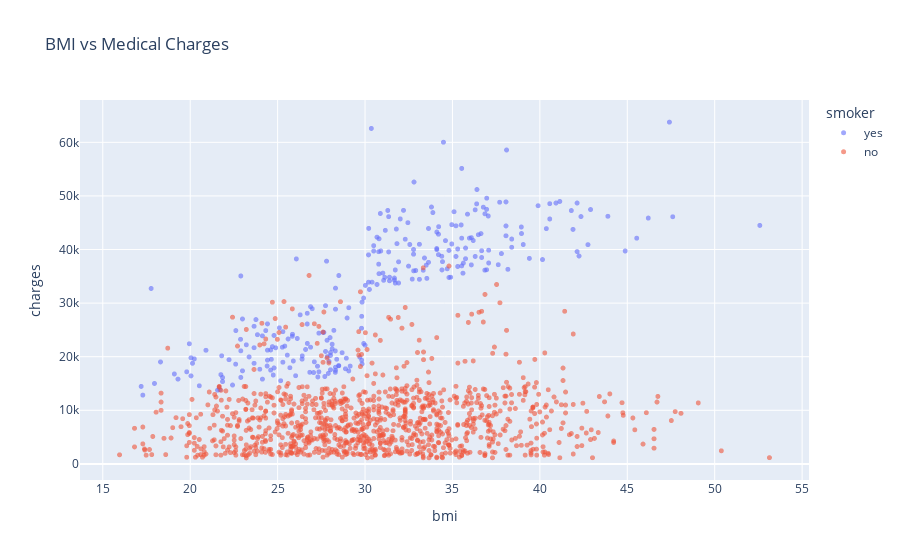

Source (notebook cell):
### Code cell
fig = px.scatter(medical_df,
                 x='bmi',
                 y='charges',
                 color='smoker',
                 opacity=0.6,
                 hover_data=['sex'],
                 title='BMI vs Medical Charges')
fig.update_traces(marker_size=5)
fig.show()

### Figure 1 — Plotly figure (JSON) as saved in the notebook; plotly's stock layout.template omitted (floating-point values rounded to 4 significant figures; data arrays with more than 128 entries replaced by an {"elided": "..."} marker saying what was removed)
{"data": [{"customdata": {"elided": "274x1 str values"}, "hovertemplate": "smoker=yes<br>bmi=%{x}<br>charges=%{y}<br>sex=%{customdata[0]}<extra></extra>", "legendgroup": "yes", "marker": {"color": "#636efa", "opacity": 0.6, "size": 5, "symbol": "circle"}, "mode": "markers", "name": "yes", "showlegend": true, "type": "scattergl", "x": {"elided": "274 float values"}, "xaxis": "x", "y": {"elided": "274 float values"}, "yaxis": "y"}, {"customdata": {"elided": "1064x1 str values"}, "hovertemplate": "smoker=no<br>bmi=%{x}<br>charges=%{y}<br>sex=%{customdata[0]}<extra></extra>", "legendgroup": "no", "marker": {"color": "#EF553B", "opacity": 0.6, "size": 5, "symbol": "circle"}, "mode": "markers", "name": "no", "showlegend": true, "type": "scattergl", "x": {"elided": "1064 float values"}, "xaxis": "x", "y": {"elided": "1064 float values"}, "yaxis": "y"}], "layout": {"legend": {"title": {"text": "smoker"}, "tracegroupgap": 0}, "title": {"text": "BMI vs Medical Charges"}, "xaxis": {"anchor": "y", "domain": [0, 1], "title": {"text": "bmi"}}, "yaxis": {"anchor": "x", "domain": [0, 1], "title": {"text": "charges"}}}}
